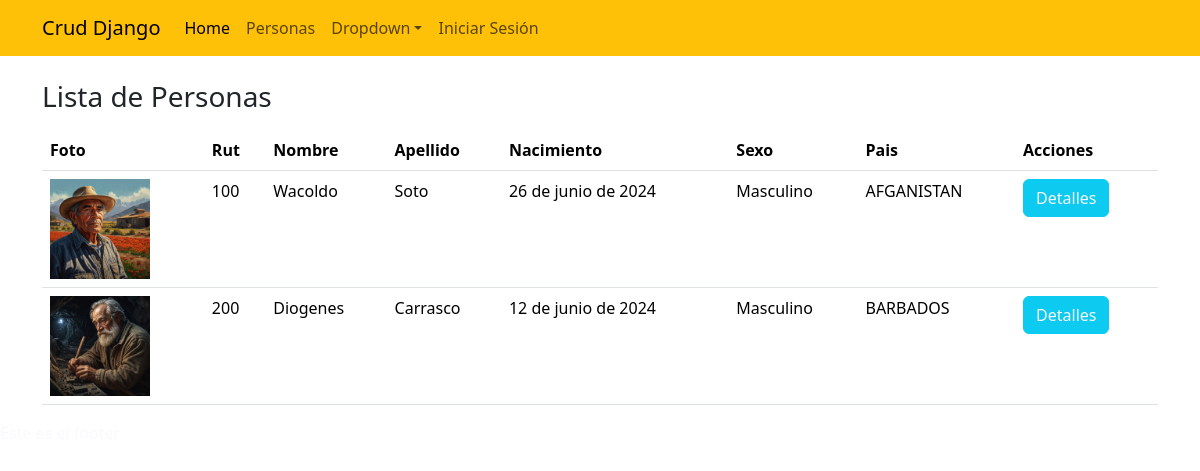
The page /personas/ on the database its author committed.
### app_orm/models.py (models this page shows, shortened)
class Persona(models.Model):
    rut=models.CharField(max_length=10, primary_key=True, null=False)
    nombre=models.CharField(max_length=50, null=False)
    apellido=models.CharField(max_length=50, null=False)
    foto=models.ImageField("Imagen",upload_to='personas',null=True)
    f_nacto=models.DateField("Fecha de Nacimiento")
    sexo=models.CharField(max_length=10, default='Otro', choices=TIPO_SEXO)
    pais=models.CharField(max_length=50, choices=LISTA_PAISES, default='CL')

### app_orm/views.py (the view)
# urls.py: path('personas/',personas,name='personas'),
def personas(request):
    personas=Persona.objects.all()
    usuario=request.user
    print("PERMISOS********",usuario.get_all_permissions())
    agregar=usuario.has_perm('app_orm.add_persona')
    print(agregar)
    datos={
        "personas":personas,
        "agregar":agregar
    }
    return render(request,'app_orm/personas.html',datos)

### app_orm/templates/app_orm/personas.html (shortened to what this page needs)
{% extends "app_orm/base.html" %}
{% load static %}
{% block contenido %}
<div class="container mt-4">
    <h3>Lista de Personas</h3>
    <div class="mt-3">
        <table class="table table-hover">
            <thead>
                <tr>
                    <th>Foto</th>
                    <th>Rut</th>
                    <th>Nombre</th>
                    <th>Apellido</th>
                    <th>Nacimiento</th>
                    <th>Sexo</th>
                    <th>Pais</th>
                    <th>Acciones</th>
                </tr>
            </thead>
            <tbody>
                {% for p in personas %}
                <tr>
                    <td><img src="{{p.foto.url}}" alt="foto" height="100"></td>
                    <td>{{p.rut}}</td>
                    <td>{{p.nombre}}</td>
                    <td>{{p.apellido}}</td>
                    <td>{{p.f_nacto}}</td>
                    <td>{{p.sexo}}</td>
                    <td>{{p.pais}}</td>
                    <td><a href="{% url "detallepersona" p.rut %}" role="button" class="btn btn-info text-light">Detalles</a></td>
                </tr>
                {% endfor %}
            </tbody>
        </table>
    </div>
</div>
{% endblock contenido %}

### rows shown on the page
Persona: foto (picture), rut "100", nombre "Wacoldo", apellido "Soto", f_nacto "26 de junio de 2024", sexo "Masculino", pais "AFGANISTAN"
Persona: foto (picture), rut "200", nombre "Diogenes", apellido "Carrasco", f_nacto "12 de junio de 2024", sexo "Masculino", pais "BARBADOS"
